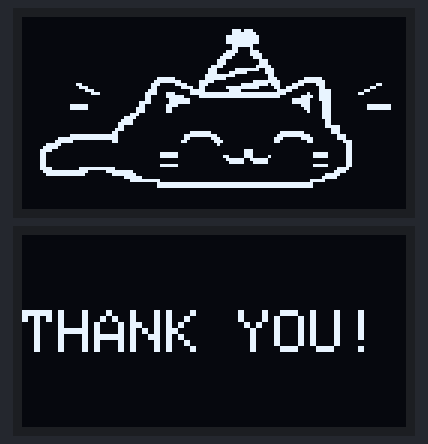
Bench run of a sketch on a simulated Arduino Uno, built for the host (arithmetic inside an expression is 32-bit, double 64-bit). Shown: 2 × 128×64 one-colour display.

Above: at 0.2 s.
At 1.7 s:
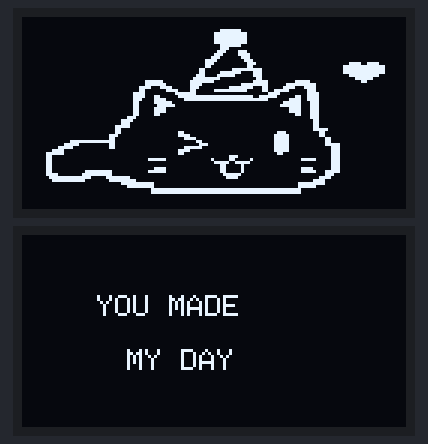
At 3.3 s:
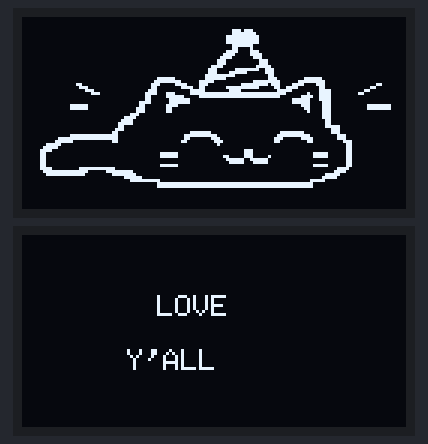
At 4.8 s:
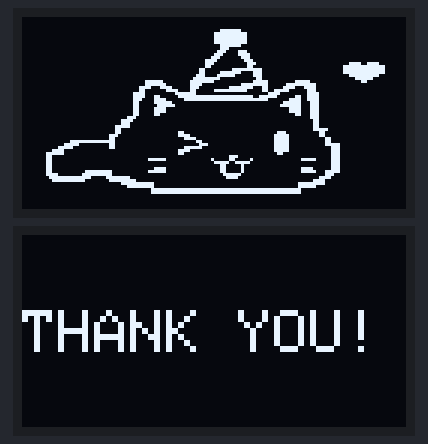
At 6.4 s:
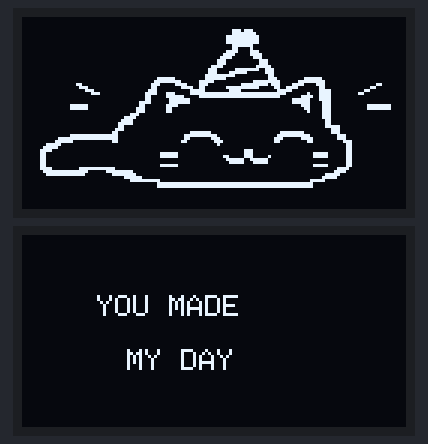
At 7.9 s:
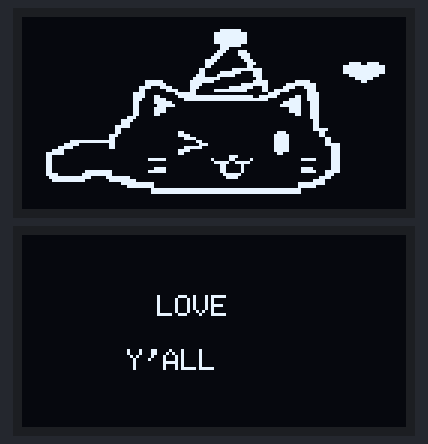

The sketch:

Birthday-Wishes-OLED-Cat.ino
```cpp
#include <Wire.h>
#include <Adafruit_GFX.h>
#include <Adafruit_SSD1306.h>

#define SCREEN_WIDTH 128
#define SCREEN_HEIGHT 64

// OLED 1 (Cat)
TwoWire I2Ccat = TwoWire(0);
Adafruit_SSD1306 catDisplay(
  SCREEN_WIDTH,
  SCREEN_HEIGHT,
  &I2Ccat,
  -1
);

// OLED 2 (Text)
TwoWire I2Ctext = TwoWire(1);
Adafruit_SSD1306 textDisplay(
  SCREEN_WIDTH,
  SCREEN_HEIGHT,
  &I2Ctext,
  -1
);


// =====================================================
const unsigned char cat_happy [] PROGMEM = {
	// 'Screenshot 2026-06-28 113016, 128x64px
	0x00, 0x00, 0x00, 0x00, 0x00, 0x00, 0x00, 0x00, 0x00, 0x00, 0x00, 0x00, 0x00, 0x00, 0x00, 0x00,
	0x00, 0x00, 0x00, 0x00, 0x00, 0x00, 0x00, 0x00, 0x00, 0x00, 0x00, 0x00, 0x00, 0x00, 0x00, 0x00,
	0x00, 0x00, 0x00, 0x00, 0x00, 0x00, 0x00, 0x00, 0x00, 0x00, 0x00, 0x00, 0x00, 0x00, 0x00, 0x00,
	0x00, 0x00, 0x00, 0x00, 0x00, 0x00, 0x00, 0x00, 0x00, 0x00, 0x00, 0x00, 0x00, 0x00, 0x00, 0x00,
	0x00, 0x00, 0x00, 0x00, 0x00, 0x00, 0x00, 0x00, 0x03, 0xb8, 0x00, 0x00, 0x00, 0x00, 0x00, 0x00,
	0x00, 0x00, 0x00, 0x00, 0x00, 0x00, 0x00, 0x00, 0x03, 0xfc, 0x00, 0x00, 0x00, 0x00, 0x00, 0x00,
	0x00, 0x00, 0x00, 0x00, 0x00, 0x00, 0x00, 0x00, 0x0f, 0xfe, 0x00, 0x00, 0x00, 0x00, 0x00, 0x00,
	0x00, 0x00, 0x00, 0x00, 0x00, 0x00, 0x00, 0x00, 0x0f, 0xfe, 0x00, 0x00, 0x00, 0x00, 0x00, 0x00,
	0x00, 0x00, 0x00, 0x00, 0x00, 0x00, 0x00, 0x00, 0x0f, 0xfe, 0x00, 0x00, 0x00, 0x00, 0x00, 0x00,
	0x00, 0x00, 0x00, 0x00, 0x00, 0x00, 0x00, 0x00, 0x03, 0xf8, 0x00, 0x00, 0x00, 0x00, 0x00, 0x00,
	0x00, 0x00, 0x00, 0x00, 0x00, 0x00, 0x00, 0x00, 0x03, 0x08, 0x00, 0x00, 0x00, 0x00, 0x00, 0x00,
	0x00, 0x00, 0x00, 0x00, 0x00, 0x00, 0x00, 0x00, 0x0f, 0x0e, 0x00, 0x00, 0x00, 0x00, 0x00, 0x00,
	0x00, 0x00, 0x00, 0x00, 0x00, 0x00, 0x00, 0x00, 0x1e, 0x0f, 0x00, 0x00, 0x00, 0x00, 0x00, 0x00,
	0x00, 0x00, 0x00, 0x00, 0x00, 0x00, 0x00, 0x00, 0x3c, 0x07, 0x00, 0x00, 0x00, 0x00, 0x00, 0x00,
	0x00, 0x00, 0x00, 0x00, 0x00, 0x00, 0x00, 0x00, 0x70, 0x01, 0xc0, 0x00, 0x00, 0x00, 0x00, 0x00,
	0x00, 0x00, 0x00, 0x00, 0x00, 0x00, 0x00, 0x00, 0x70, 0x01, 0xc0, 0x00, 0x00, 0x00, 0x00, 0x00,
	0x00, 0x00, 0x00, 0x00, 0x00, 0x00, 0x00, 0x01, 0xe0, 0x03, 0xe0, 0x00, 0x00, 0x00, 0x00, 0x00,
	0x00, 0x00, 0x00, 0x00, 0x00, 0x00, 0x00, 0x03, 0x81, 0xfe, 0x70, 0x00, 0x00, 0x00, 0x00, 0x00,
	0x00, 0x00, 0x00, 0x00, 0x00, 0x00, 0x00, 0x03, 0x87, 0xe0, 0x70, 0x00, 0x00, 0x00, 0x00, 0x00,
	0x00, 0x00, 0x00, 0x00, 0x00, 0x00, 0x00, 0x07, 0xfe, 0x00, 0x30, 0x00, 0x00, 0x00, 0x00, 0x00,
	0x00, 0x00, 0x00, 0x00, 0x00, 0x07, 0xe0, 0x07, 0xf0, 0x00, 0x38, 0x03, 0xf0, 0x00, 0x00, 0x00,
	0x00, 0x00, 0x00, 0x00, 0x00, 0x0f, 0xf8, 0x1f, 0x00, 0x07, 0xfc, 0x0f, 0xf8, 0x00, 0x00, 0x00,
	0x00, 0x00, 0x30, 0x00, 0x00, 0x1c, 0x1e, 0x1c, 0x00, 0x7f, 0xdc, 0x3c, 0x38, 0x00, 0x03, 0x00,
	0x00, 0x00, 0x1c, 0x00, 0x00, 0x18, 0x07, 0x98, 0x0f, 0xfe, 0x0c, 0xf0, 0x18, 0x00, 0x0c, 0x00,
	0x00, 0x00, 0x07, 0x00, 0x00, 0x38, 0x00, 0xf8, 0x07, 0x80, 0x07, 0xc0, 0x1e, 0x00, 0x30, 0x00,
	0x00, 0x00, 0x01, 0xc0, 0x00, 0x78, 0xe0, 0xff, 0xff, 0xff, 0xff, 0x01, 0x1e, 0x00, 0xc0, 0x00,
	0x00, 0x00, 0x00, 0x00, 0x00, 0x60, 0xfc, 0x1f, 0xff, 0xff, 0xfc, 0x07, 0x9e, 0x00, 0x00, 0x00,
	0x00, 0x00, 0x00, 0x00, 0x00, 0x60, 0x7f, 0x00, 0x00, 0x00, 0x00, 0x3f, 0x1e, 0x00, 0x00, 0x00,
	0x00, 0x00, 0x00, 0x00, 0x01, 0xe0, 0x7f, 0x00, 0x00, 0x00, 0x00, 0x3f, 0x0e, 0x00, 0x00, 0x00,
	0x00, 0x00, 0xfc, 0x00, 0x01, 0x80, 0xf0, 0x00, 0x00, 0x00, 0x00, 0x07, 0x0e, 0x00, 0x1f, 0xe0,
	0x00, 0x00, 0xfc, 0x00, 0x03, 0x80, 0xc0, 0x00, 0x00, 0x00, 0x00, 0x03, 0x0e, 0x00, 0x1f, 0xe0,
	0x00, 0x00, 0x00, 0x00, 0x03, 0x80, 0xc0, 0x00, 0x00, 0x00, 0x00, 0x01, 0x0e, 0x00, 0x00, 0x00,
	0x00, 0x00, 0x00, 0x00, 0x0e, 0x00, 0x00, 0x00, 0x00, 0x00, 0x00, 0x00, 0x0e, 0x00, 0x00, 0x00,
	0x00, 0x00, 0x00, 0x00, 0x3c, 0x00, 0x00, 0x00, 0x00, 0x00, 0x00, 0x00, 0x0e, 0x00, 0x00, 0x00,
	0x00, 0x00, 0x00, 0x00, 0x78, 0x00, 0x00, 0x00, 0x00, 0x00, 0x00, 0x00, 0x06, 0x00, 0x00, 0x00,
	0x00, 0x00, 0x00, 0x00, 0xf8, 0x00, 0x00, 0x00, 0x00, 0x00, 0x00, 0x00, 0x06, 0x00, 0x00, 0x00,
	0x00, 0x00, 0x00, 0x00, 0xc0, 0x00, 0x00, 0x00, 0x00, 0x00, 0x00, 0x00, 0x07, 0xc0, 0x00, 0x00,
	0x00, 0x00, 0x00, 0x01, 0xc0, 0x00, 0x00, 0x00, 0x00, 0x00, 0x00, 0x00, 0x01, 0xc0, 0x00, 0x00,
	0x00, 0x00, 0x00, 0x03, 0x00, 0x00, 0x00, 0xfe, 0x00, 0x00, 0x03, 0xfc, 0x01, 0xc0, 0x00, 0x00,
	0x00, 0x00, 0xff, 0xff, 0x00, 0x00, 0x03, 0xff, 0x80, 0x00, 0x07, 0xff, 0x00, 0x70, 0x00, 0x00,
	0x00, 0x0f, 0xff, 0xff, 0x00, 0x00, 0x03, 0x01, 0xc0, 0x00, 0x0e, 0x07, 0x80, 0x70, 0x00, 0x00,
	0x00, 0x1f, 0x80, 0x03, 0x00, 0x00, 0x06, 0x00, 0xe0, 0x00, 0x0c, 0x01, 0x80, 0x1c, 0x00, 0x00,
	0x00, 0xf8, 0x00, 0x00, 0x00, 0x00, 0x00, 0x00, 0x40, 0x00, 0x00, 0x00, 0x00, 0x0c, 0x00, 0x00,
	0x01, 0xf0, 0x00, 0x00, 0x00, 0x00, 0x00, 0x00, 0x00, 0x00, 0x00, 0x00, 0x00, 0x0c, 0x00, 0x00,
	0x03, 0xc0, 0x00, 0x00, 0x00, 0x00, 0x00, 0x00, 0x00, 0x38, 0x00, 0x00, 0x00, 0x0c, 0x00, 0x00,
	0x03, 0x00, 0x00, 0x00, 0x00, 0x03, 0xf0, 0x00, 0x00, 0x38, 0x00, 0x00, 0x7c, 0x0c, 0x00, 0x00,
	0x03, 0x00, 0x00, 0x00, 0x00, 0x03, 0xf0, 0x00, 0x18, 0x38, 0x20, 0x00, 0x7c, 0x0c, 0x00, 0x00,
	0x03, 0x00, 0x00, 0x00, 0x00, 0x00, 0x00, 0x00, 0x0f, 0xcf, 0xc0, 0x00, 0x00, 0x0c, 0x00, 0x00,
	0x03, 0x00, 0x00, 0x00, 0x00, 0x00, 0x00, 0x00, 0x07, 0xc7, 0xc0, 0x00, 0x00, 0x0c, 0x00, 0x00,
	0x03, 0x00, 0x00, 0x00, 0x00, 0x03, 0xf0, 0x00, 0x00, 0x00, 0x00, 0x00, 0x7c, 0x0c, 0x00, 0x00,
	0x03, 0xc0, 0x1f, 0xfe, 0x00, 0x00, 0x00, 0x00, 0x00, 0x00, 0x00, 0x00, 0x00, 0x78, 0x00, 0x00,
	0x01, 0xff, 0xfc, 0x0f, 0xf8, 0x00, 0x00, 0x00, 0x00, 0x00, 0x00, 0x00, 0x00, 0xf0, 0x00, 0x00,
	0x00, 0xff, 0xf8, 0x03, 0xfc, 0x00, 0x00, 0x00, 0x00, 0x00, 0x00, 0x00, 0x07, 0xc0, 0x00, 0x00,
	0x00, 0x00, 0x00, 0x00, 0x3f, 0x00, 0x00, 0x00, 0x00, 0x00, 0x00, 0x00, 0x0f, 0x80, 0x00, 0x00,
	0x00, 0x00, 0x00, 0x00, 0x0f, 0xfc, 0x00, 0x00, 0x00, 0x00, 0x00, 0x00, 0xf8, 0x00, 0x00, 0x00,
	0x00, 0x00, 0x00, 0x00, 0x00, 0x07, 0xff, 0xff, 0xff, 0xff, 0xff, 0xff, 0x80, 0x00, 0x00, 0x00,
	0x00, 0x00, 0x00, 0x00, 0x00, 0x07, 0xff, 0xff, 0xff, 0xff, 0xff, 0xff, 0x80, 0x00, 0x00, 0x00,
	0x00, 0x00, 0x00, 0x00, 0x00, 0x00, 0x00, 0x00, 0x00, 0x00, 0x00, 0x00, 0x00, 0x00, 0x00, 0x00,
	0x00, 0x00, 0x00, 0x00, 0x00, 0x00, 0x00, 0x00, 0x00, 0x00, 0x00, 0x00, 0x00, 0x00, 0x00, 0x00,
	0x00, 0x00, 0x00, 0x00, 0x00, 0x00, 0x00, 0x00, 0x00, 0x00, 0x00, 0x00, 0x00, 0x00, 0x00, 0x00,
	0x00, 0x00, 0x00, 0x00, 0x00, 0x00, 0x00, 0x00, 0x00, 0x00, 0x00, 0x00, 0x00, 0x00, 0x00, 0x00,
	0x00, 0x00, 0x00, 0x00, 0x00, 0x00, 0x00, 0x00, 0x00, 0x00, 0x00, 0x00, 0x00, 0x00, 0x00, 0x00,
	0x00, 0x00, 0x00, 0x00, 0x00, 0x00, 0x00, 0x00, 0x00, 0x00, 0x00, 0x00, 0x00, 0x00, 0x00, 0x00,
	0x00, 0x00, 0x00, 0x00, 0x00, 0x00, 0x00, 0x00, 0x00, 0x00, 0x00, 0x00, 0x00, 0x00, 0x00, 0x00
};

// =====================================================


// =====================================================
const unsigned char cat_wink [] PROGMEM = {
	// 'Screenshot 2026-06-28 113231, 128x64px
	0x00, 0x00, 0x00, 0x00, 0x00, 0x00, 0x00, 0x00, 0x00, 0x00, 0x00, 0x00, 0x00, 0x00, 0x00, 0x00,
	0x00, 0x00, 0x00, 0x00, 0x00, 0x00, 0x00, 0x00, 0x00, 0x00, 0x00, 0x00, 0x00, 0x00, 0x00, 0x00,
	0x00, 0x00, 0x00, 0x00, 0x00, 0x00, 0x00, 0x00, 0x00, 0x00, 0x00, 0x00, 0x00, 0x00, 0x00, 0x00,
	0x00, 0x00, 0x00, 0x00, 0x00, 0x00, 0x00, 0x00, 0x00, 0x00, 0x00, 0x00, 0x00, 0x00, 0x00, 0x00,
	0x00, 0x00, 0x00, 0x00, 0x00, 0x00, 0x00, 0x00, 0x3f, 0x80, 0x00, 0x00, 0x00, 0x00, 0x00, 0x00,
	0x00, 0x00, 0x00, 0x00, 0x00, 0x00, 0x00, 0x00, 0xff, 0xe0, 0x00, 0x00, 0x00, 0x00, 0x00, 0x00,
	0x00, 0x00, 0x00, 0x00, 0x00, 0x00, 0x00, 0x00, 0xff, 0xe0, 0x00, 0x00, 0x00, 0x00, 0x00, 0x00,
	0x00, 0x00, 0x00, 0x00, 0x00, 0x00, 0x00, 0x00, 0xff, 0xe0, 0x00, 0x00, 0x00, 0x00, 0x00, 0x00,
	0x00, 0x00, 0x00, 0x00, 0x00, 0x00, 0x00, 0x00, 0xff, 0xe0, 0x00, 0x00, 0x00, 0x00, 0x00, 0x00,
	0x00, 0x00, 0x00, 0x00, 0x00, 0x00, 0x00, 0x00, 0x3f, 0x80, 0x00, 0x00, 0x00, 0x00, 0x00, 0x00,
	0x00, 0x00, 0x00, 0x00, 0x00, 0x00, 0x00, 0x00, 0x38, 0x00, 0x00, 0x00, 0x00, 0x00, 0x00, 0x00,
	0x00, 0x00, 0x00, 0x00, 0x00, 0x00, 0x00, 0x00, 0x70, 0xe0, 0x00, 0x00, 0x00, 0x00, 0x00, 0x00,
	0x00, 0x00, 0x00, 0x00, 0x00, 0x00, 0x00, 0x00, 0xe0, 0xf0, 0x00, 0x00, 0x00, 0x00, 0x00, 0x00,
	0x00, 0x00, 0x00, 0x00, 0x00, 0x00, 0x00, 0x01, 0xc0, 0x70, 0x00, 0x00, 0x00, 0x00, 0x00, 0x00,
	0x00, 0x00, 0x00, 0x00, 0x00, 0x00, 0x00, 0x07, 0x80, 0x38, 0x00, 0x00, 0x00, 0x00, 0x00, 0x00,
	0x00, 0x00, 0x00, 0x00, 0x00, 0x00, 0x00, 0x07, 0x00, 0x1c, 0x00, 0x00, 0x00, 0x07, 0x9e, 0x00,
	0x00, 0x00, 0x00, 0x00, 0x00, 0x00, 0x00, 0x06, 0x00, 0x18, 0x00, 0x00, 0x00, 0x1f, 0xff, 0x80,
	0x00, 0x00, 0x00, 0x00, 0x00, 0x00, 0x00, 0x18, 0x03, 0xff, 0x00, 0x00, 0x00, 0x1f, 0xff, 0x80,
	0x00, 0x00, 0x00, 0x00, 0x00, 0x00, 0x00, 0x18, 0x3f, 0x87, 0x00, 0x00, 0x00, 0x1f, 0xff, 0x80,
	0x00, 0x00, 0x00, 0x00, 0x00, 0x00, 0x00, 0x38, 0x7e, 0x07, 0x00, 0x00, 0x00, 0x07, 0xfe, 0x00,
	0x00, 0x00, 0x00, 0x00, 0x00, 0x00, 0x00, 0x7f, 0xc0, 0x03, 0x00, 0x00, 0x00, 0x01, 0xf8, 0x00,
	0x00, 0x00, 0x00, 0x00, 0x00, 0x7e, 0x00, 0xff, 0x00, 0x07, 0xc0, 0x1f, 0x00, 0x00, 0x60, 0x00,
	0x00, 0x00, 0x00, 0x00, 0x00, 0x7f, 0x00, 0xf0, 0x00, 0x7f, 0xc0, 0xff, 0xc0, 0x00, 0x00, 0x00,
	0x00, 0x00, 0x00, 0x00, 0x01, 0xe3, 0xc0, 0xe0, 0x07, 0xf8, 0xc1, 0xe3, 0xc0, 0x00, 0x00, 0x00,
	0x00, 0x00, 0x00, 0x00, 0x01, 0x80, 0xf0, 0xc0, 0xff, 0xe0, 0xcf, 0x81, 0xc0, 0x00, 0x00, 0x00,
	0x00, 0x00, 0x00, 0x00, 0x07, 0x80, 0x1f, 0xc0, 0x00, 0x00, 0x3c, 0x01, 0xe0, 0x00, 0x00, 0x00,
	0x00, 0x00, 0x00, 0x00, 0x07, 0x8c, 0x0f, 0xff, 0xff, 0xf9, 0xf8, 0x19, 0xe0, 0x00, 0x00, 0x00,
	0x00, 0x00, 0x00, 0x00, 0x07, 0x0f, 0x03, 0xff, 0xff, 0xff, 0xc0, 0x79, 0xe0, 0x00, 0x00, 0x00,
	0x00, 0x00, 0x00, 0x00, 0x06, 0x0f, 0xc0, 0x00, 0x00, 0x00, 0x01, 0xf8, 0xe0, 0x00, 0x00, 0x00,
	0x00, 0x00, 0x00, 0x00, 0x06, 0x07, 0xe0, 0x00, 0x00, 0x00, 0x03, 0xf8, 0xe0, 0x00, 0x00, 0x00,
	0x00, 0x00, 0x00, 0x00, 0x06, 0x0f, 0x00, 0x00, 0x00, 0x00, 0x00, 0x78, 0xe0, 0x00, 0x00, 0x00,
	0x00, 0x00, 0x00, 0x00, 0x06, 0x0f, 0x00, 0x00, 0x00, 0x00, 0x00, 0x78, 0xe0, 0x00, 0x00, 0x00,
	0x00, 0x00, 0x00, 0x00, 0x06, 0x0c, 0x00, 0x00, 0x00, 0x00, 0x00, 0x18, 0xe0, 0x00, 0x00, 0x00,
	0x00, 0x00, 0x00, 0x00, 0x1c, 0x00, 0x00, 0x00, 0x00, 0x00, 0x00, 0x00, 0xe0, 0x00, 0x00, 0x00,
	0x00, 0x00, 0x00, 0x00, 0x78, 0x00, 0x00, 0x00, 0x00, 0x00, 0x00, 0x00, 0x60, 0x00, 0x00, 0x00,
	0x00, 0x00, 0x00, 0x00, 0x70, 0x00, 0x00, 0x00, 0x00, 0x00, 0x00, 0x00, 0x60, 0x00, 0x00, 0x00,
	0x00, 0x00, 0x00, 0x01, 0xf0, 0x00, 0x00, 0x00, 0x00, 0x00, 0x00, 0x00, 0x60, 0x00, 0x00, 0x00,
	0x00, 0x00, 0x00, 0x01, 0x80, 0x00, 0x00, 0x00, 0x00, 0x00, 0x00, 0x00, 0x7c, 0x00, 0x00, 0x00,
	0x00, 0x00, 0x00, 0x01, 0x80, 0x00, 0x0c, 0x00, 0x00, 0x00, 0x07, 0x00, 0x18, 0x00, 0x00, 0x00,
	0x00, 0x00, 0x00, 0x07, 0x00, 0x00, 0x0f, 0x00, 0x00, 0x00, 0x0f, 0x80, 0x18, 0x00, 0x00, 0x00,
	0x00, 0x00, 0x00, 0x06, 0x00, 0x00, 0x03, 0xc0, 0x00, 0x00, 0x0f, 0x80, 0x06, 0x00, 0x00, 0x00,
	0x00, 0x00, 0xff, 0xfe, 0x00, 0x00, 0x00, 0x30, 0x00, 0x00, 0x0f, 0x80, 0x06, 0x00, 0x00, 0x00,
	0x00, 0x03, 0xe0, 0x06, 0x00, 0x00, 0x00, 0x1c, 0x00, 0x00, 0x0f, 0x80, 0x07, 0xc0, 0x00, 0x00,
	0x00, 0x0f, 0x80, 0x06, 0x00, 0x00, 0x03, 0xf0, 0x00, 0x00, 0x0f, 0x80, 0x01, 0xc0, 0x00, 0x00,
	0x00, 0x3c, 0x00, 0x00, 0x00, 0x00, 0x0f, 0x00, 0x00, 0x00, 0x0f, 0x80, 0x01, 0xc0, 0x00, 0x00,
	0x00, 0xfc, 0x00, 0x00, 0x00, 0x00, 0x0c, 0x00, 0x00, 0x00, 0x06, 0x00, 0x01, 0xc0, 0x00, 0x00,
	0x00, 0xc0, 0x00, 0x00, 0x00, 0x00, 0x00, 0x00, 0x07, 0x00, 0x00, 0x00, 0x01, 0xc0, 0x00, 0x00,
	0x00, 0xc0, 0x00, 0x00, 0x00, 0x3f, 0x00, 0x01, 0x06, 0x08, 0x00, 0x07, 0xc1, 0xc0, 0x00, 0x00,
	0x00, 0xc0, 0x00, 0x00, 0x00, 0x00, 0x00, 0x00, 0xf9, 0xf0, 0x00, 0x00, 0x01, 0xc0, 0x00, 0x00,
	0x00, 0xc0, 0x00, 0x00, 0x00, 0x00, 0x00, 0x00, 0x30, 0x40, 0x00, 0x00, 0x01, 0xc0, 0x00, 0x00,
	0x00, 0xc0, 0x00, 0x00, 0x00, 0x0f, 0x00, 0x00, 0x30, 0x40, 0x00, 0x07, 0x81, 0xc0, 0x00, 0x00,
	0x00, 0xc0, 0x07, 0xfc, 0x00, 0x3f, 0x00, 0x00, 0x30, 0x40, 0x00, 0x07, 0xc7, 0xc0, 0x00, 0x00,
	0x00, 0xf0, 0x0f, 0xfc, 0x00, 0x00, 0x00, 0x00, 0x1f, 0x80, 0x00, 0x00, 0x07, 0x00, 0x00, 0x00,
	0x00, 0x7f, 0xfe, 0x0f, 0xf0, 0x00, 0x00, 0x00, 0x0f, 0x00, 0x00, 0x00, 0x1e, 0x00, 0x00, 0x00,
	0x00, 0x3f, 0xf8, 0x07, 0xfc, 0x00, 0x00, 0x00, 0x00, 0x00, 0x00, 0x00, 0x78, 0x00, 0x00, 0x00,
	0x00, 0x00, 0x00, 0x00, 0x7f, 0xf0, 0x00, 0x00, 0x00, 0x00, 0x00, 0x0f, 0xf8, 0x00, 0x00, 0x00,
	0x00, 0x00, 0x00, 0x00, 0x1f, 0xf0, 0x00, 0x00, 0x00, 0x00, 0x00, 0x0f, 0xc0, 0x00, 0x00, 0x00,
	0x00, 0x00, 0x00, 0x00, 0x00, 0x1f, 0xff, 0xff, 0xff, 0xff, 0xff, 0xf8, 0x00, 0x00, 0x00, 0x00,
	0x00, 0x00, 0x00, 0x00, 0x00, 0x1f, 0xff, 0xff, 0xff, 0xff, 0xff, 0xf8, 0x00, 0x00, 0x00, 0x00,
	0x00, 0x00, 0x00, 0x00, 0x00, 0x00, 0x00, 0x00, 0x00, 0x00, 0x00, 0x00, 0x00, 0x00, 0x00, 0x00,
	0x00, 0x00, 0x00, 0x00, 0x00, 0x00, 0x00, 0x00, 0x00, 0x00, 0x00, 0x00, 0x00, 0x00, 0x00, 0x00,
	0x00, 0x00, 0x00, 0x00, 0x00, 0x00, 0x00, 0x00, 0x00, 0x00, 0x00, 0x00, 0x00, 0x00, 0x00, 0x00,
	0x00, 0x00, 0x00, 0x00, 0x00, 0x00, 0x00, 0x00, 0x00, 0x00, 0x00, 0x00, 0x00, 0x00, 0x00, 0x00,
	0x00, 0x00, 0x00, 0x00, 0x00, 0x00, 0x00, 0x00, 0x00, 0x00, 0x00, 0x00, 0x00, 0x00, 0x00, 0x00
};
// =====================================================


const unsigned char* frames[] = {
  cat_happy,
  cat_wink
};

const int numFrames = 2;
int frame = 0;

void setup() {
  I2Ccat.begin(8, 9);      // SDA, SCL
  I2Ctext.begin(21, 47);   // SDA, SCL

  if (!catDisplay.begin(SSD1306_SWITCHCAPVCC, 0x3C)) {
    while (1);
  }

  if (!textDisplay.begin(SSD1306_SWITCHCAPVCC, 0x3C)) {
    while (1);
  }

  catDisplay.clearDisplay();
  textDisplay.clearDisplay();
}

void loop() {

  // -------- CAT DISPLAY --------
  catDisplay.clearDisplay();

  catDisplay.drawBitmap(
    0,
    0,
    frames[frame],
    128,
    64,
    WHITE
  );

  catDisplay.display();

  frame++;
  if (frame >= numFrames)
    frame = 0;


  // -------- TEXT DISPLAY --------
static int msg = 0;

textDisplay.clearDisplay();
textDisplay.setTextColor(WHITE);

if (msg == 0) {
  textDisplay.setTextSize(2);
  textDisplay.setCursor(0, 25);
  textDisplay.println("THANK YOU!");
}
else if (msg == 1) {
  textDisplay.setTextSize(1);
  textDisplay.setCursor(25, 20);
  textDisplay.println("YOU MADE");
  textDisplay.setCursor(35, 38);
  textDisplay.println("MY DAY");
}
else {
  textDisplay.setTextSize(1);
  textDisplay.setCursor(45, 20);
  textDisplay.println("LOVE");
  textDisplay.setCursor(35, 38);
  textDisplay.println("Y'ALL");
}

textDisplay.display();

msg++;
if (msg > 2)
  msg = 0;

delay(1500);
}
```

Measured:
- by itself, everything shown: repeats every 9.3 s, in 12 steps
- what the display in image 0 shows lasts 1.5 s, from 0.1 s to 1.6 s
